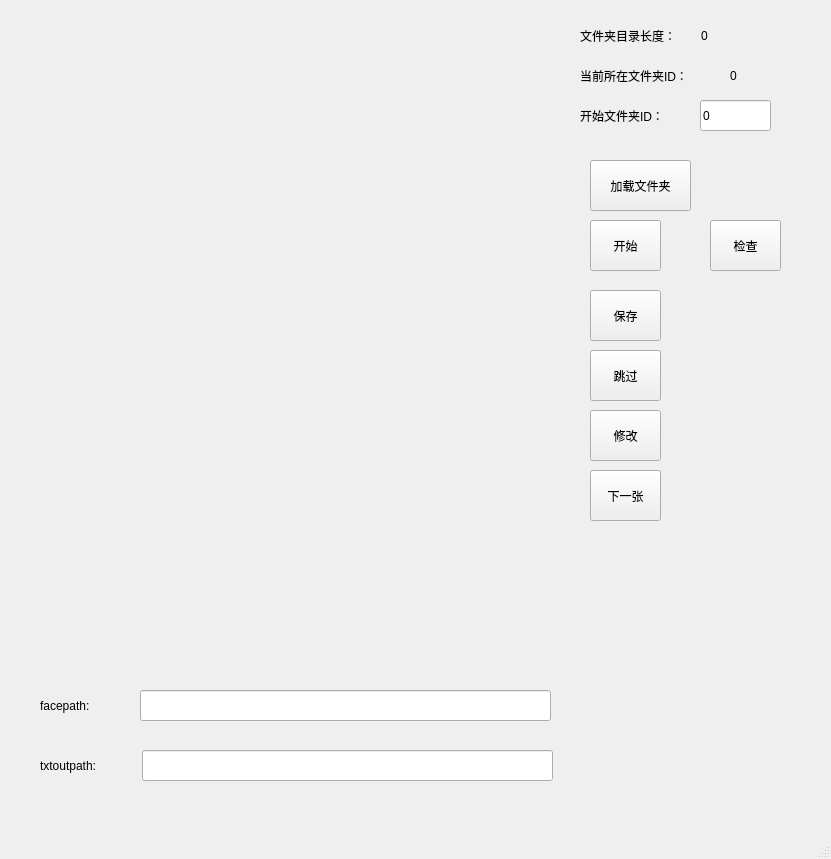
<?xml version="1.0" encoding="UTF-8"?>
<ui version="4.0">
 <class>MainWindow</class>
 <widget class="QMainWindow" name="MainWindow">
  <property name="geometry">
   <rect>
    <x>0</x>
    <y>0</y>
    <width>831</width>
    <height>859</height>
   </rect>
  </property>
  <property name="windowTitle">
   <string>MainWindow</string>
  </property>
  <widget class="QWidget" name="centralwidget">
   <widget class="QLabel" name="picshowLabel">
    <property name="geometry">
     <rect>
      <x>10</x>
      <y>10</y>
      <width>541</width>
      <height>641</height>
     </rect>
    </property>
    <property name="text">
     <string/>
    </property>
   </widget>
   <widget class="QLabel" name="label_2">
    <property name="geometry">
     <rect>
      <x>40</x>
      <y>690</y>
      <width>81</width>
      <height>31</height>
     </rect>
    </property>
    <property name="text">
     <string>facepath:</string>
    </property>
   </widget>
   <widget class="QLabel" name="label_3">
    <property name="geometry">
     <rect>
      <x>40</x>
      <y>750</y>
      <width>91</width>
      <height>31</height>
     </rect>
    </property>
    <property name="text">
     <string>txtoutpath:</string>
    </property>
   </widget>
   <widget class="QPushButton" name="startbutton">
    <property name="geometry">
     <rect>
      <x>590</x>
      <y>220</y>
      <width>71</width>
      <height>51</height>
     </rect>
    </property>
    <property name="text">
     <string>开始</string>
    </property>
   </widget>
   <widget class="QPushButton" name="testbutton">
    <property name="geometry">
     <rect>
      <x>710</x>
      <y>220</y>
      <width>71</width>
      <height>51</height>
     </rect>
    </property>
    <property name="text">
     <string>检查</string>
    </property>
   </widget>
   <widget class="QPushButton" name="savebutton">
    <property name="geometry">
     <rect>
      <x>590</x>
      <y>290</y>
      <width>71</width>
      <height>51</height>
     </rect>
    </property>
    <property name="text">
     <string>保存</string>
    </property>
   </widget>
   <widget class="QPushButton" name="skipbutton">
    <property name="geometry">
     <rect>
      <x>590</x>
      <y>350</y>
      <width>71</width>
      <height>51</height>
     </rect>
    </property>
    <property name="text">
     <string>跳过</string>
    </property>
   </widget>
   <widget class="QPushButton" name="fixbutton">
    <property name="geometry">
     <rect>
      <x>590</x>
      <y>410</y>
      <width>71</width>
      <height>51</height>
     </rect>
    </property>
    <property name="text">
     <string>修改</string>
    </property>
   </widget>
   <widget class="QPushButton" name="nextbutton">
    <property name="geometry">
     <rect>
      <x>590</x>
      <y>470</y>
      <width>71</width>
      <height>51</height>
     </rect>
    </property>
    <property name="text">
     <string>下一张</string>
    </property>
   </widget>
   <widget class="QLineEdit" name="facepathEdit">
    <property name="geometry">
     <rect>
      <x>140</x>
      <y>690</y>
      <width>411</width>
      <height>31</height>
     </rect>
    </property>
   </widget>
   <widget class="QLineEdit" name="txtoutpathEdit">
    <property name="geometry">
     <rect>
      <x>142</x>
      <y>750</y>
      <width>411</width>
      <height>31</height>
     </rect>
    </property>
   </widget>
   <widget class="QLabel" name="label">
    <property name="geometry">
     <rect>
      <x>580</x>
      <y>60</y>
      <width>141</width>
      <height>31</height>
     </rect>
    </property>
    <property name="text">
     <string>当前所在文件夹ID：</string>
    </property>
   </widget>
   <widget class="QLabel" name="label_4">
    <property name="geometry">
     <rect>
      <x>580</x>
      <y>20</y>
      <width>111</width>
      <height>31</height>
     </rect>
    </property>
    <property name="text">
     <string>文件夹目录长度：</string>
    </property>
   </widget>
   <widget class="QLineEdit" name="startnumEdit">
    <property name="geometry">
     <rect>
      <x>700</x>
      <y>100</y>
      <width>71</width>
      <height>31</height>
     </rect>
    </property>
    <property name="text">
     <string>0</string>
    </property>
   </widget>
   <widget class="QLabel" name="label_5">
    <property name="geometry">
     <rect>
      <x>580</x>
      <y>100</y>
      <width>111</width>
      <height>31</height>
     </rect>
    </property>
    <property name="text">
     <string>开始文件夹ID：</string>
    </property>
   </widget>
   <widget class="QLabel" name="folderlenLabel">
    <property name="geometry">
     <rect>
      <x>701</x>
      <y>20</y>
      <width>81</width>
      <height>31</height>
     </rect>
    </property>
    <property name="text">
     <string>0</string>
    </property>
   </widget>
   <widget class="QLabel" name="tagfolderLabel">
    <property name="geometry">
     <rect>
      <x>730</x>
      <y>60</y>
      <width>72</width>
      <height>31</height>
     </rect>
    </property>
    <property name="text">
     <string>0</string>
    </property>
   </widget>
   <widget class="QPushButton" name="loadbutton">
    <property name="geometry">
     <rect>
      <x>590</x>
      <y>160</y>
      <width>101</width>
      <height>51</height>
     </rect>
    </property>
    <property name="text">
     <string>加载文件夹</string>
    </property>
   </widget>
  </widget>
  <widget class="QMenuBar" name="menubar">
   <property name="geometry">
    <rect>
     <x>0</x>
     <y>0</y>
     <width>831</width>
     <height>26</height>
    </rect>
   </property>
  </widget>
  <widget class="QStatusBar" name="statusbar"/>
 </widget>
 <resources/>
 <connections>
  <connection>
   <sender>startbutton</sender>
   <signal>clicked()</signal>
   <receiver>MainWindow</receiver>
   <slot>startOnclicked()</slot>
   <hints>
    <hint type="sourcelabel">
     <x>615</x>
     <y>260</y>
    </hint>
    <hint type="destinationlabel">
     <x>658</x>
     <y>85</y>
    </hint>
   </hints>
  </connection>
  <connection>
   <sender>testbutton</sender>
   <signal>clicked()</signal>
   <receiver>MainWindow</receiver>
   <slot>testOnclicked()</slot>
   <hints>
    <hint type="sourcelabel">
     <x>739</x>
     <y>274</y>
    </hint>
    <hint type="destinationlabel">
     <x>746</x>
     <y>197</y>
    </hint>
   </hints>
  </connection>
  <connection>
   <sender>savebutton</sender>
   <signal>clicked()</signal>
   <receiver>MainWindow</receiver>
   <slot>saveOnclicked()</slot>
   <hints>
    <hint type="sourcelabel">
     <x>617</x>
     <y>350</y>
    </hint>
    <hint type="destinationlabel">
     <x>628</x>
     <y>266</y>
    </hint>
   </hints>
  </connection>
  <connection>
   <sender>skipbutton</sender>
   <signal>clicked()</signal>
   <receiver>MainWindow</receiver>
   <slot>skipOnclicked()</slot>
   <hints>
    <hint type="sourcelabel">
     <x>637</x>
     <y>410</y>
    </hint>
    <hint type="destinationlabel">
     <x>690</x>
     <y>411</y>
    </hint>
   </hints>
  </connection>
  <connection>
   <sender>fixbutton</sender>
   <signal>clicked()</signal>
   <receiver>MainWindow</receiver>
   <slot>fixOnclicked()</slot>
   <hints>
    <hint type="sourcelabel">
     <x>643</x>
     <y>469</y>
    </hint>
    <hint type="destinationlabel">
     <x>708</x>
     <y>469</y>
    </hint>
   </hints>
  </connection>
  <connection>
   <sender>nextbutton</sender>
   <signal>clicked()</signal>
   <receiver>MainWindow</receiver>
   <slot>nextOnclicked()</slot>
   <hints>
    <hint type="sourcelabel">
     <x>632</x>
     <y>529</y>
    </hint>
    <hint type="destinationlabel">
     <x>698</x>
     <y>526</y>
    </hint>
   </hints>
  </connection>
  <connection>
   <sender>loadbutton</sender>
   <signal>clicked()</signal>
   <receiver>MainWindow</receiver>
   <slot>loadOnclicked()</slot>
   <hints>
    <hint type="sourcelabel">
     <x>634</x>
     <y>216</y>
    </hint>
    <hint type="destinationlabel">
     <x>677</x>
     <y>204</y>
    </hint>
   </hints>
  </connection>
 </connections>
 <slots>
  <slot>startOnclicked()</slot>
  <slot>testOnclicked()</slot>
  <slot>saveOnclicked()</slot>
  <slot>skipOnclicked()</slot>
  <slot>fixOnclicked()</slot>
  <slot>nextOnclicked()</slot>
  <slot>loadOnclicked()</slot>
 </slots>
</ui>
